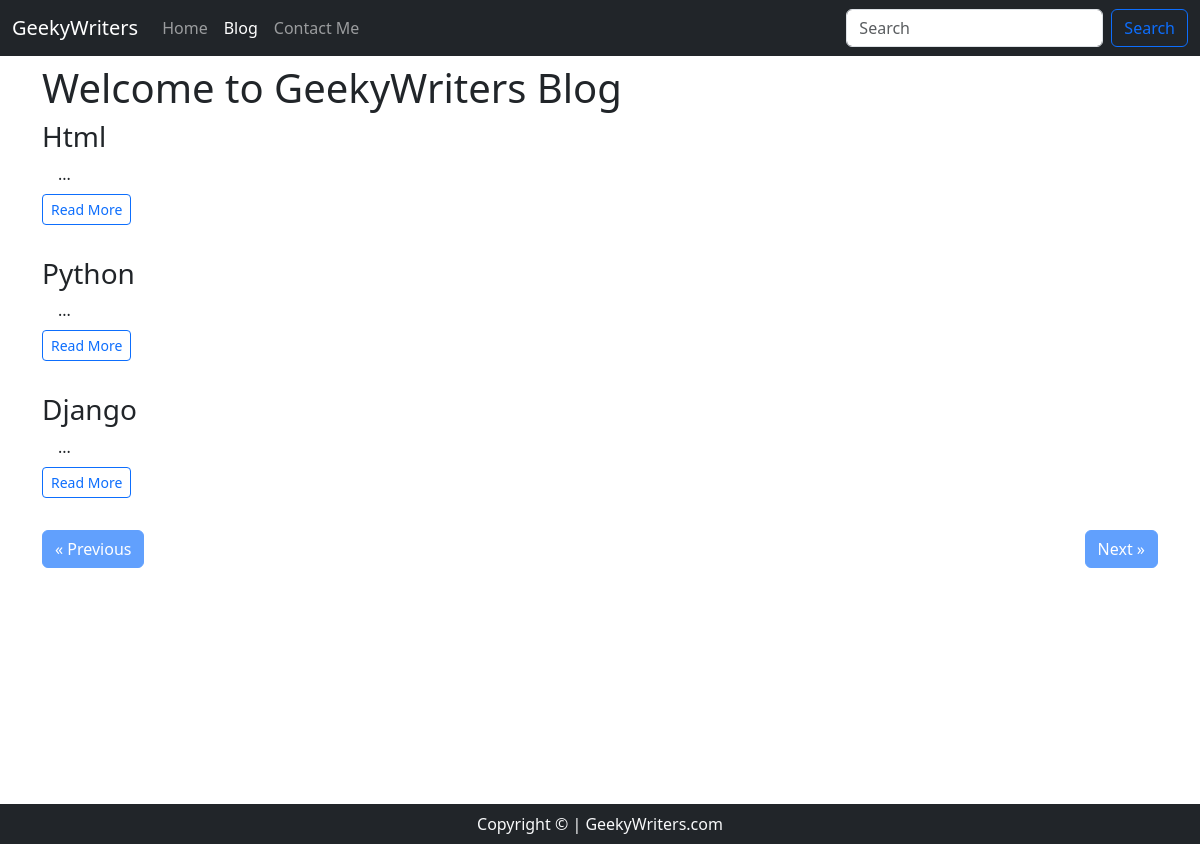
The page /blog/ on the database as committed earlier.
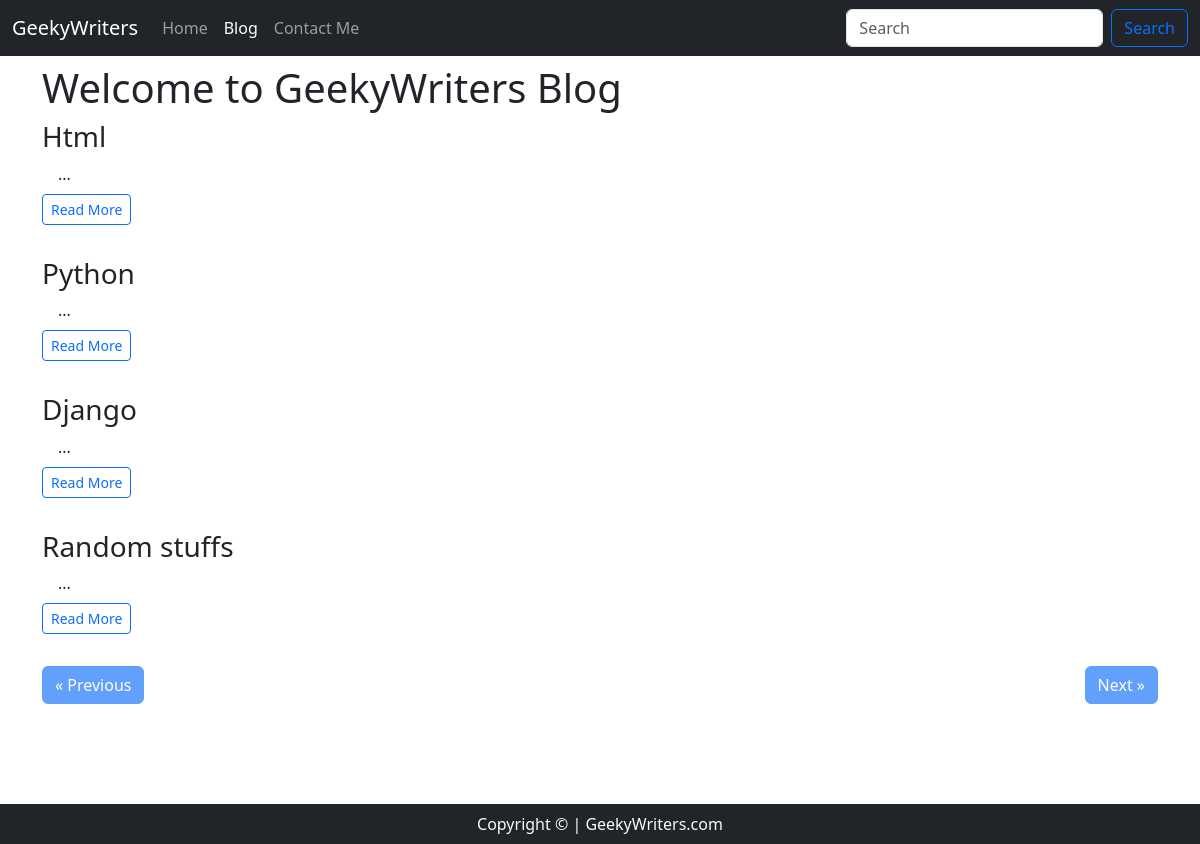
The same page on the database as committed later.
### blog/models.py (models this page shows, shortened)
class Blog(models.Model):
    sno = models.AutoField(primary_key=True)
    title = models.CharField(max_length=200)
    content = models.TextField()
    short_desc = models.CharField(max_length=290, default="")
    slug = models.CharField(max_length=100)
    time = models.DateTimeField(auto_now_add=True)

### blog/views.py (the view)
# urls.py: 2. Add a URL to urlpatterns:  path('blog/', include('blog.urls'))
def blog(request):
    no_of_posts = 7
    page = request.GET.get('page')
    if page is None:
        page = 1
    else:
        page = int(page)
    blogs = Blog.objects.all()
    length = len(blogs)
    blogs = Blog.objects.all()[(page - 1) * no_of_posts : page * no_of_posts]
    if page > 1:
        prev = page - 1
    else:
        prev = None
    if page < math.ceil(length/no_of_posts):
        nxt = page + 1
    else:
        nxt = None
    context = {'blogs': blogs, 'prev': prev, 'nxt': nxt}
    return render(request, 'bloghome.html', context)

### templates/bloghome.html (shortened to what this page needs)
{% extends 'base.html' %}
{% block blogactive %}active{% endblock blogactive %}
{% block body %}
<div class="container mb-5">
<h1 class="my-2">Welcome to GeekyWriters Blog</h1>
{% for blog in blogs %}
<div class="media my-2">
    <h3><a href="/blogpost/{{blog.slug}}" class="text-dark" style="text-decoration: none;">{{blog.title}}</a></h3>
    <div class="flex-grow-1 ms-3">
        {{blog.short_desc|slice:290}}...
    </div>
    <button class="btn btn-outline-primary my-2 mb-4 btn-sm"><a href="/blogpost/{{blog.slug}}" style="text-decoration: none;">Read More</a></button>
    </div>
  {% endfor %}
  <div class="my-2">
    {% if prev %}
    <a class="text-light" href="/blog/?page={{prev}}"></a><button class="btn btn-primary">&laquo; Previous</button></a>
    {% else %}
    <a class="text-light" href="#"></a><button class="btn btn-primary disabled">&laquo; Previous</button></a>
    {% endif %}
    {% if nxt %}
    <a class="text-light" href="/blog/?page={{nxt}}"></a><button class="btn btn-primary float-end">Next &raquo;</button></a>
    {% else %}
    <a class="text-light" href="#"></a><button class="btn btn-primary float-end disabled">Next &raquo;</button></a>
    {% endif %}
</div>
</div>
{% endblock body %}

Rows that differ between the two databases and show on the page:
added Blog: title "Random stuffs"
